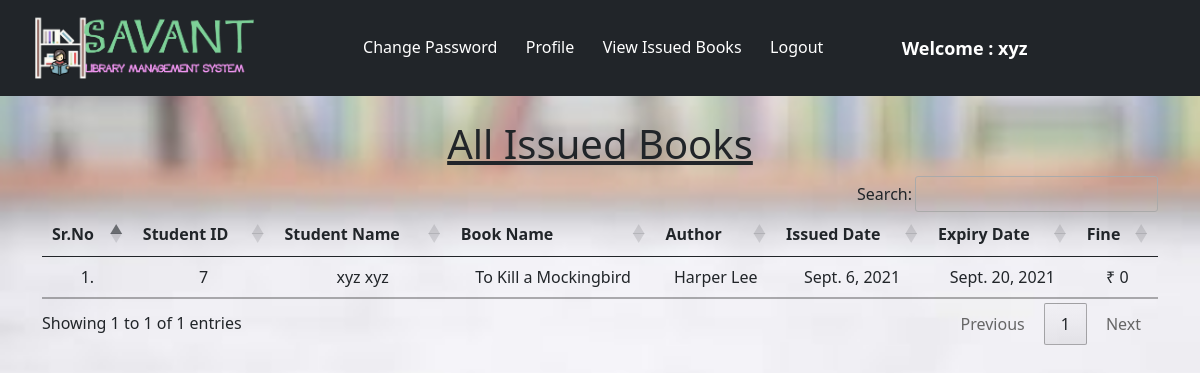
The app's page /student_issued_books/ (signed in) with its own data.
### library/models.py (models this page shows, shortened)
class Book(models.Model):
    name = models.CharField(max_length=200)
    author = models.CharField(max_length=200)
    isbn = models.PositiveIntegerField()
    category = models.CharField(max_length=50)

class IssuedBook(models.Model):
    student_id = models.CharField(max_length=100, blank=True)
    isbn = models.CharField(max_length=13)
    issued_date = models.DateField(auto_now=True)
    expiry_date = models.DateField(default=expiry)

### library/views.py (the view)
# urls.py: path("student_issued_books/", views.student_issued_books, name="student_issued_books"),
@login_required(login_url = '/student_login')
def student_issued_books(request):
    student = Student.objects.filter(user_id=request.user.id)
    issuedBooks = IssuedBook.objects.filter(student_id=student[0].user_id)
    li1 = []
    fine=0
    for i in issuedBooks:
        books = Book.objects.filter(isbn=i.isbn)
        for book in books:
            t1=(request.user.id, request.user.get_full_name, book.name,book.author,issuedBooks[0].issued_date, issuedBooks[0].expiry_date, fine)
            li1.append(t1)
        days=(date.today()-i.issued_date)
        d=days.days
        if d>15:
            day=d-14
            fine=day*5
    return render(request,'student_issued_books.html',{'li1':li1, 'li1':li1})

### library/templates/student_issued_books.html (shortened to what this page needs)
{% extends 'student_navbar.html' %}
{% load static %}
{% block body %}
<div class="container mt-4">
    <h1 class="text-center"><u>All Issued Books</u></h1>
    <table class="table table-hover" id="example">
        <thead>
            <tr class="text-center">
                <th>Sr.No</th>
                <th>Student ID</th>
                <th>Student Name</th>
                <th>Book Name</th>
                <th>Author</th>
                <th>Issued Date</th>
                <th>Expiry Date</th>
                <th>Fine</th>
            </tr>
        </thead>
        <tbody>
            {% for i in li1 %}
            <tr class="text-center">
                <td>{{forloop.counter}}.</td>
                <td>{{i.0}}</td>
                <td>{{i.1}}</td>
                <td>{{i.2}}</td>
                <td>{{i.3}}</td>
                <td>{{i.4}}</td>
                <td>{{i.5}}</td>
                <td>₹ {{i.6}}</td>
            </tr>
            {% endfor %}
        </tbody>
    </table>
    </div>
{% endblock %}

### library/templates/student_navbar.html (shortened to what this page needs)
<!doctype html>
<html lang="en">
  <head>
    <link href="https://cdn.jsdelivr.net/npm/bootstrap@5.1.0/dist/css/bootstrap.min.css" rel="stylesheet">
    <link rel="stylesheet" href="https://cdn.datatables.net/1.10.25/css/jquery.dataTables.min.css">
    <link rel="stylesheet" href="https://cdn.datatables.net/buttons/1.7.1/css/buttons.dataTables.min.css">
  </head>
  {% load static %}
  <body>
    <nav class="navbar navbar-expand-lg navbar-dark bg-dark sticky-top">
        <div class="container-fluid">
          <a class="navbar-brand" href="#"><img src="{% static 'logo_lib.png' %}" height="70"></a>
          <div class="collapse navbar-collapse" id="navbarSupportedContent">
            <ul class="navbar-nav me-auto mb-2 mb-lg-0">
              <li class="nav-item">
                <a class="nav-link active" aria-current="page" href="/change_password/">Change Password</a>
              </li>
              <li class="nav-item">
                <a class="nav-link active" aria-current="page" href="/profile/">Profile</a>
              </li>
              <li class="nav-item">
                <a class="nav-link active" aria-current="page" href="/student_issued_books/">View Issued Books</a>
              </li>
              <li class="nav-item">
                <a class="nav-link active" aria-current="page" href="/logout/">Logout</a>
              </li>
              <li class="nav-item">
                <a style="font-weight:600; font-family:'Segoe UI', Tahoma, Geneva, Verdana, sans-serif; font-size: large;" class="nav-link active" href="#">Welcome : {{request.user}}</a>
              </li>
            </ul>
          </div>
        </div>
      </nav>
      {% block body %}
      {% endblock %}
  </body>
</html>

### records on screen
Book: name "To Kill a Mockingbird", author "Harper Lee"
IssuedBook: issued_date "Sept. 6, 2021", expiry_date "Sept. 20, 2021"

### other values on screen
{{ request.user }} "xyz"
{{ i.0 }} "7"
{{ i.1 }} "xyz xyz"
{{ i.6 }} "0"
